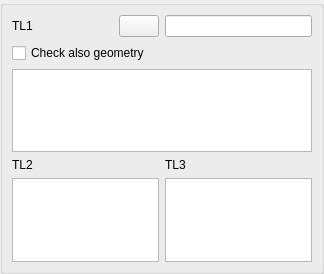
<ui version="4.0" >
 <class>MeasureGUI_1Sel1Check1TextView2ListBox_QTD</class>
 <widget class="QWidget" name="MeasureGUI_1Sel1Check1TextView2ListBox_QTD" >
  <property name="geometry" >
   <rect>
    <x>0</x>
    <y>0</y>
    <width>235</width>
    <height>274</height>
   </rect>
  </property>
  <property name="windowTitle" >
   <string/>
  </property>
  <layout class="QGridLayout" >
   <property name="leftMargin" >
    <number>0</number>
   </property>
   <property name="topMargin" >
    <number>0</number>
   </property>
   <property name="rightMargin" >
    <number>0</number>
   </property>
   <property name="bottomMargin" >
    <number>0</number>
   </property>
   <property name="horizontalSpacing" >
    <number>6</number>
   </property>
   <property name="verticalSpacing" >
    <number>6</number>
   </property>
   <item row="0" column="0" >
    <widget class="QGroupBox" name="GroupBox1" >
     <property name="title" >
      <string/>
     </property>
     <layout class="QGridLayout" >
      <property name="leftMargin" >
       <number>9</number>
      </property>
      <property name="topMargin" >
       <number>9</number>
      </property>
      <property name="rightMargin" >
       <number>9</number>
      </property>
      <property name="bottomMargin" >
       <number>9</number>
      </property>
      <property name="horizontalSpacing" >
       <number>6</number>
      </property>
      <property name="verticalSpacing" >
       <number>6</number>
      </property>
      <item row="4" column="2" >
       <widget class="QListWidget" name="ListBox2" />
      </item>
      <item row="4" column="0" colspan="2" >
       <widget class="QListWidget" name="ListBox1" />
      </item>
      <item row="0" column="2" >
       <widget class="QLineEdit" name="LineEdit1" >
        <property name="minimumSize" >
         <size>
          <width>100</width>
          <height>0</height>
         </size>
        </property>
       </widget>
      </item>
      <item row="1" column="0" colspan="3" >
       <widget class="QCheckBox" name="CheckBox1" >
        <property name="text" >
         <string>Check also geometry</string>
        </property>
       </widget>
      </item>
      <item row="2" column="0" colspan="3" >
       <widget class="QTextBrowser" name="TextView1" >
        <property name="minimumSize" >
         <size>
          <width>300</width>
          <height>0</height>
         </size>
        </property>
       </widget>
      </item>
      <item row="3" column="0" >
       <widget class="QLabel" name="TextLabel2" >
        <property name="text" >
         <string>TL2</string>
        </property>
       </widget>
      </item>
      <item row="3" column="2" >
       <widget class="QLabel" name="TextLabel3" >
        <property name="text" >
         <string>TL3</string>
        </property>
       </widget>
      </item>
      <item row="0" column="0" >
       <widget class="QLabel" name="TextLabel1" >
        <property name="text" >
         <string>TL1</string>
        </property>
       </widget>
      </item>
      <item row="0" column="1" >
       <widget class="QPushButton" name="PushButton1" >
        <property name="sizePolicy" >
         <sizepolicy vsizetype="Fixed" hsizetype="Fixed" >
          <horstretch>0</horstretch>
          <verstretch>0</verstretch>
         </sizepolicy>
        </property>
        <property name="text" >
         <string/>
        </property>
       </widget>
      </item>
     </layout>
    </widget>
   </item>
  </layout>
 </widget>
 <tabstops>
  <tabstop>PushButton1</tabstop>
  <tabstop>LineEdit1</tabstop>
  <tabstop>CheckBox1</tabstop>
  <tabstop>TextView1</tabstop>
 </tabstops>
 <resources/>
 <connections/>
</ui>
